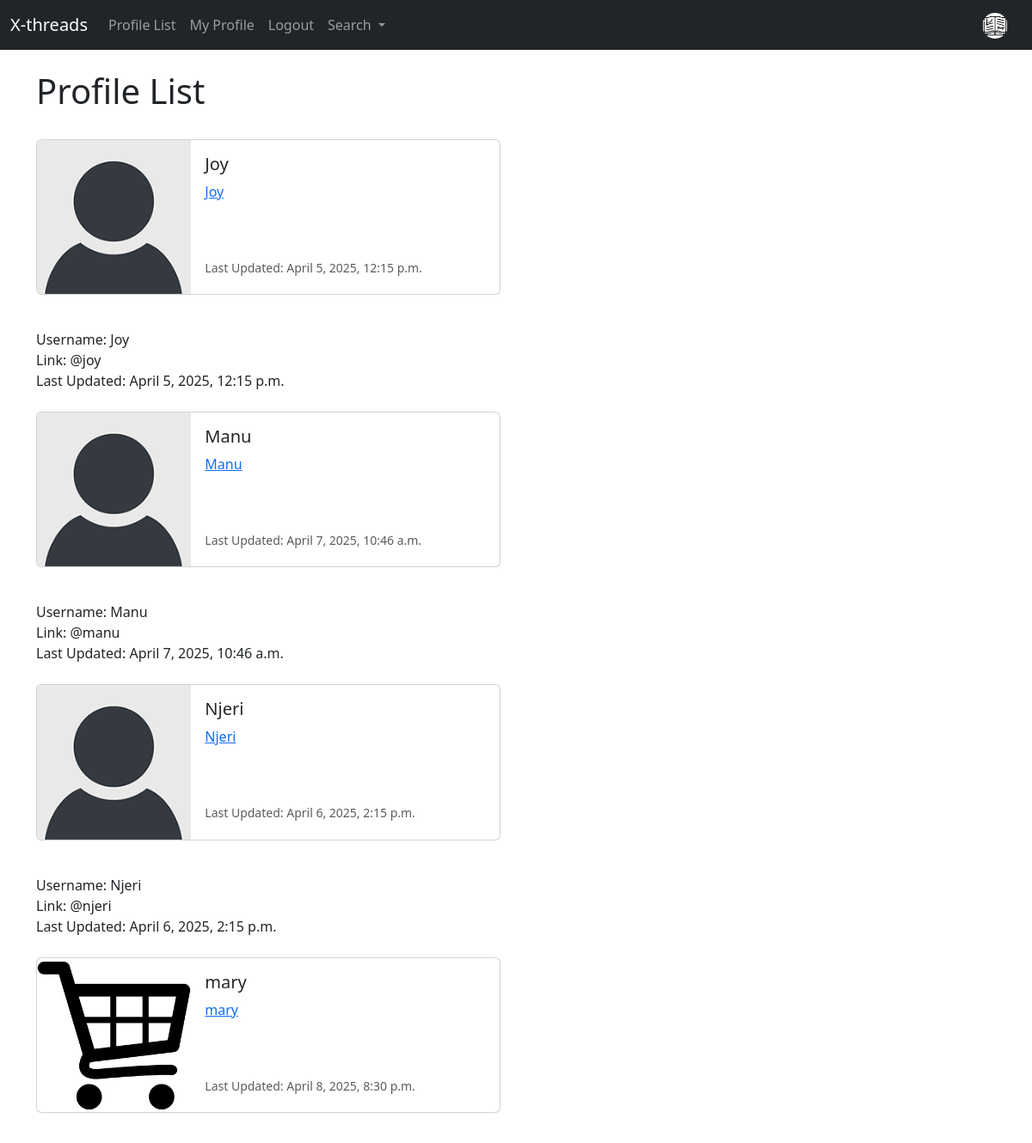
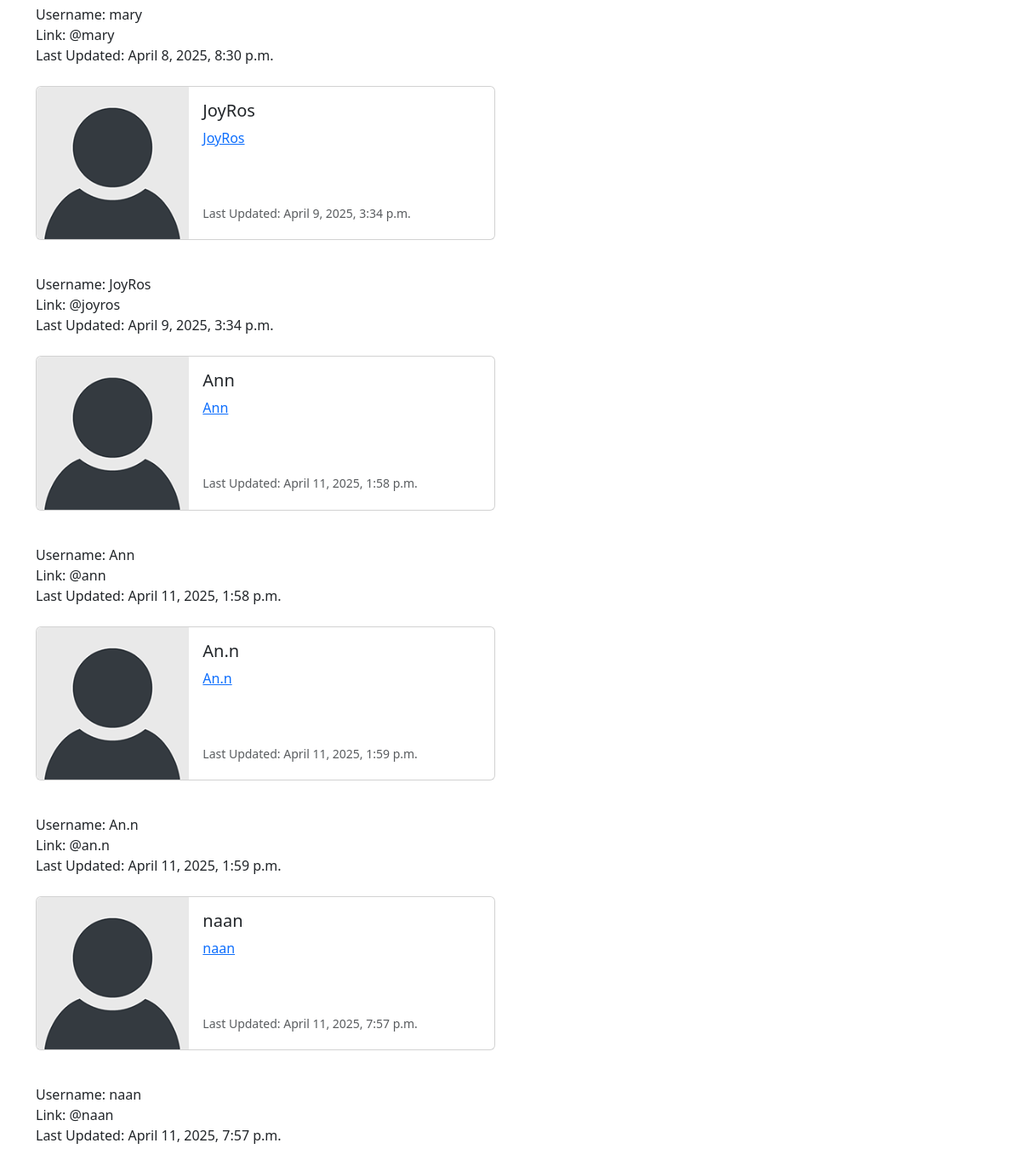
The app's page /profile_list/ (signed in) with its own data (2 pictures, top to bottom).
### musker/models.py (models this page shows, shortened)
class Profile(models.Model):
    user = models.OneToOneField(User, on_delete=models.CASCADE)
    follows = models.ManyToManyField("self",
                                    related_name="followed_by",
                                    symmetrical=False,
                                    blank=True)
    date_modified = models.DateTimeField(User, auto_now=True)
    profile_image = models.ImageField(null=True, blank=True, upload_to="images/")
    profile_bio = models.CharField(null=True, blank=True,max_length=500)
    homepage_link = models.CharField(null=True, blank=True,max_length=500)
    facebook_link = models.CharField(null=True, blank=True,max_length=500)
    instagram_link = models.CharField(null=True, blank=True,max_length=500)
    linkedIn_link = models.CharField(null=True, blank=True,max_length=500)
    def create_profile(sender, instance, created, **kwargs):
        if created:
            user_profile = Profile(user=instance)
            user_profile.save()
            user_profile.follows.set([instance.profile.id])
            user_profile.save()
    post_save.connect(create_profile, sender=User)

### musker/views.py (the view)
# urls.py: path('profile_list/', views.profile_list, name="profile_list" ),
def profile_list(request):
   if request.user.is_authenticated:
    profiles = Profile.objects.exclude(user=request.user)
    return render(request, 'profile_list.html', {"profiles":profiles})
   else:
        messages.success(request, ("You must be logged in to view profiles."))
        return redirect('home')

### musker/templates/profile_list.html
{% extends 'base.html'%}
{% load static %}
{% block content %}
    <h1>Profile List</h1>
<br>
{% if profiles %}
    {% for profile in profiles %}
    <div class="card mb-3" style="max-width: 540px;">
        <div class="row g-0">
          <div class="col-md-4">
            {% if profile.profile_image %}
                <img src="{{ profile.profile_image.url}}" width="200" height="200" class="img-fluid rounded-start" alt="" {{ profile.user.username}}>
            {% else %}
                <img src="{% static 'images/default_profile_pic (1).png' %}" class="img-fluid rounded-start" alt="...">
            {% endif %}
          </div>
          <div class="col-md-8">
            <div class="card-body">
              <h5 class="card-title">{{ profile.user.username }}</h5>
              <p class="card-text"><a href="{% url 'profile' profile.user.id %}"> {{profile.user.username }}</p></a>
              <br><br>
              <p class="card-text"><small class="text-body-secondary">Last Updated: {{ profile.date_modified}}</small></p>
            </div>
          </div>
        </div>
      </div>
      <br>
      Username: {{ profile.user.username }}<br>
      Link: @{{ profile.user.username|lower}}<br>
      Last Updated: {{ profile.date_modified}}
        <br><br>
    {% endfor %}
{% endif %}
{% endblock %}

### musker/templates/base.html (shortened to what this page needs)
<!doctype html>
<html lang="en">
  <head>
    <link href="https://cdn.jsdelivr.net/npm/bootstrap@5.3.5/dist/css/bootstrap.min.css" rel="stylesheet">
    <link href="https://unpkg.com/boxicons@2.1.4/css/boxicons.min.css" rel="stylesheet">
  </head>
  <body>
    {% include 'navbar.html' %}
    <br>
    <div class="container">
       {% block content %}
       {% endblock %}
    </div>
  </body>
</html>

### musker/templates/navbar.html (shortened to what this page needs)
{% load static %}
<nav class="navbar navbar-expand-lg  navbar-dark bg-dark">
    <div class="container-fluid">
      <a class="navbar-brand" href="{% url 'home' %}">X-threads</a>
      <div class="collapse navbar-collapse" id="navbarSupportedContent">
        <ul class="navbar-nav me-auto mb-2 mb-lg-0">
          <li class="nav-item">
            <a class="nav-link" href="{% url 'profile_list' %}">Profile List</a>
          </li>
          {% if user.is_authenticated %}
             <li class="nav-item">
             <a class="nav-link" href="{% url 'profile' request.user.id %}">My Profile </a>
             </li>
             <li class="nav-item">
              <a class="nav-link" href="{% url 'logout' %}">Logout</a>
              </li>
          {% endif %}
          <li class="nav-item dropdown">
            <a class="nav-link dropdown-toggle" href="#" role="button" data-bs-toggle="dropdown" aria-expanded="false">
              Search
            </a>
          </li>
        </ul>
        {% if user.is_authenticated %}
             <li class="nav-link navbar-brand">
               <a href="{% url 'profile' request.user.id %}">
                {% if user.profile.profile_image %}
                <img src="{{ user.profile.profile_image.url  }}" class="rounded-circle" width="30">
                {% else %}
                <img src="{% static 'images/default_profile_pic (1).png' %}" width=50 height=50 class="rounded-circle" alt="{{ meep.user.username }}">
                {% endif %}
               </a>
             </li>
        {% endif %}
      </div>
    </div>
  </nav>

### records on screen
Profile: user.username "Joy", date_modified "April 5, 2025, 12:15 p.m.", user.username "joy"
Profile: user.username "Manu", date_modified "April 7, 2025, 10:46 a.m.", user.username "manu"
Profile: user.username "Njeri", date_modified "April 6, 2025, 2:15 p.m.", user.username "njeri"
Profile: profile_image (picture), user.username "mary", date_modified "April 8, 2025, 8:30 p.m."
Profile: user.username "JoyRos", date_modified "April 9, 2025, 3:34 p.m.", user.username "joyros"
Profile: user.username "Ann", date_modified "April 11, 2025, 1:58 p.m.", user.username "ann"
Profile: user.username "An.n", date_modified "April 11, 2025, 1:59 p.m.", user.username "an.n"
Profile: user.username "naan", date_modified "April 11, 2025, 7:57 p.m."
